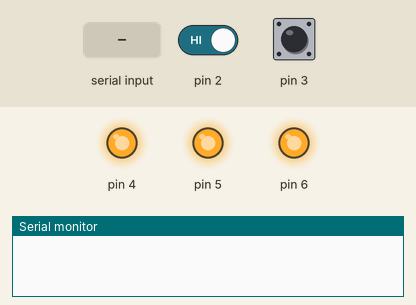
This program was run on a simulated Arduino Uno, built with avr-gcc and run on an emulated ATmega328P. Shown: output pins drawn as LEDs (lit = HIGH), the last lines printed to the serial monitor. Dashed ring = blinking. The test bench sets the inputs (shaded band); at power-on: pin 3 HIGH, pin 2 HIGH. Random numbers use the default seed unless the program sets one.

Above: at 1.2 s.
1.3 s: pin 3 pulled LOW for 0.15 s
At 3.2 s:
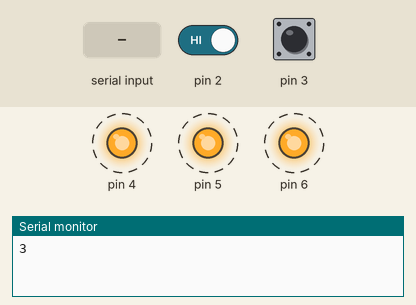
4.4 s: "1\n" received over Serial
At 4.9 s:
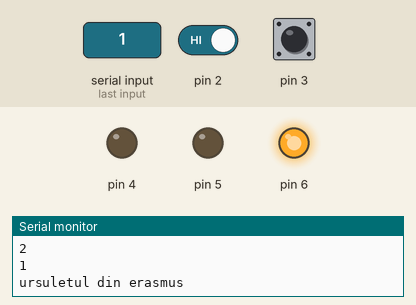
5.9 s: pin 3 pulled LOW for 1 s
At 7.2 s:
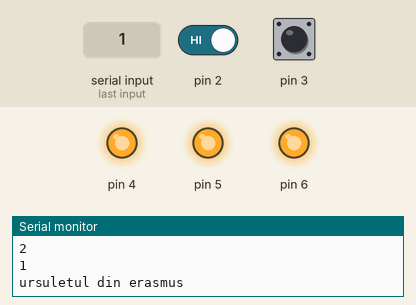
12.5 s: pin 2 driven LOW and pin 3 driven LOW
At 16.0 s:
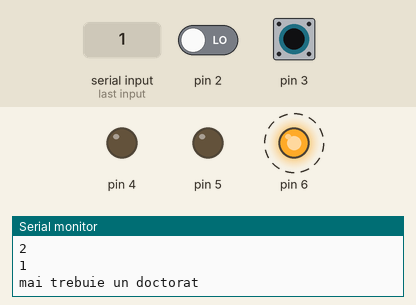
Timing chart, 0 to 44.7 s (numbered marks = the images above; inputs shaded):
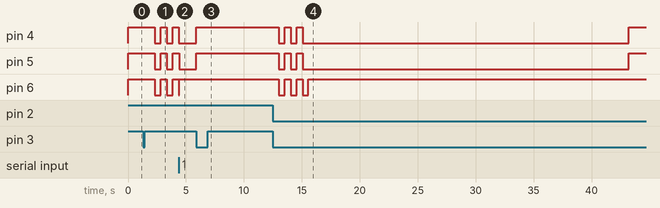

The program:

main.cpp
```cpp
#include <Arduino.h>
#include <Dictionary.h>

volatile uint8_t difficultyLevel = 0;
uint8_t lastDifficultyLevel = 0, letterIndex = 0, lastCorrectIndex = 0, correctCount = 0;
volatile uint16_t gameStartMs = 0;
uint16_t lastBlinkMs = 0, lastCountMs = 0, lastWordMs = 0;
volatile uint32_t debounceDifficultyButton = millis(), debounceStartButton = millis();
volatile bool hasGameStarted = false;
bool isLEDOn = false, lastWordCorrect = true, forceNewWord = false;
char wordBuffer[MAX_DICT_SIZE];

// Made this a separate function as the same logic
// will be used when the timer runs out or inside the interrupt.
void resetCountersAfterGame() {
  gameStartMs = lastWordMs = lastCountMs = correctCount = 0;
  hasGameStarted = false;
}

// Should only be called in the interrupt. It will change the difficulty setting.
void handleDifficultyButton() {
  // We should not change difficulty mid-game
  if (hasGameStarted)
    return;

  if (millis() - debounceDifficultyButton < DEBOUNCE_TIME)
    return;

  difficultyLevel = (difficultyLevel + 1) % 3;
  debounceDifficultyButton = millis();
}

void handleStartButton() {
  if (millis() - debounceStartButton < DEBOUNCE_TIME)
    return;

  if (hasGameStarted)
    resetCountersAfterGame();
  else
    hasGameStarted = true;
  debounceStartButton = millis();
}

ISR(TIMER2_COMPA_vect) {
  TCNT1 = TIMER_COMPARE_VAL;

  if (!hasGameStarted)
    return;

  gameStartMs++;

  if (gameStartMs < GAME_LENGTH + START_LENGTH)
    return;

  gameStartMs = 0;
  hasGameStarted = false;
}

void setup() {
  pinMode(RED_RGB, OUTPUT);
  pinMode(GREEN_RGB, OUTPUT);
  pinMode(BLUE_RGB, OUTPUT);
  pinMode(START_BTN, INPUT_PULLUP);
  pinMode(DIFFICULTY_BTN, INPUT_PULLUP);

  // Pin 0 is empty, background noise will act as our seed.
  randomSeed(analogRead(0));

  // During stand-by, the RGB LED will be white.
  digitalWrite(RED_RGB, HIGH);
  digitalWrite(GREEN_RGB, HIGH);
  digitalWrite(BLUE_RGB, HIGH);

  Serial.begin(9600);

  attachInterrupt(digitalPinToInterrupt(DIFFICULTY_BTN), handleDifficultyButton, FALLING);
  attachInterrupt(digitalPinToInterrupt(START_BTN), handleStartButton, FALLING);

  // Preventing timer from triggering during setup
  noInterrupts();

  // Source: https://dronebotworkshop.com/interrupts
  TCCR2A = 0;
  TCCR2B = 0;

  TCNT2 = TIMER_COMPARE_VAL;
  TCCR2B |= (1 << CS22);
  //TCCR1B &= ~((1 << CS12) | (1 << CS10));
  TIMSK2 |= (1 << OCIE2A);

  interrupts();
}

// Keeps track of difficulty level changes and shows their corresponding message.
void showDifficultyMessage() {
  if (lastDifficultyLevel == difficultyLevel)
    return;

  Serial.println(difficultyMessages[difficultyLevel]);
  lastDifficultyLevel = difficultyLevel;
}

void handleStartAnimation() {
  if (!hasGameStarted) {
    digitalWrite(RED_RGB, HIGH);
    digitalWrite(GREEN_RGB, HIGH);
    digitalWrite(BLUE_RGB, HIGH);
    return;
  }

  // Only play the blinking animation before the game starts
  if (gameStartMs > START_LENGTH)
    return;

  if (gameStartMs - lastBlinkMs >= BLINK_LENGTH) {
    lastBlinkMs = gameStartMs;
    isLEDOn = !isLEDOn;
    digitalWrite(RED_RGB, isLEDOn ? HIGH : LOW);
    digitalWrite(GREEN_RGB, isLEDOn ? HIGH : LOW);
    digitalWrite(BLUE_RGB, isLEDOn ? HIGH : LOW);
  }

  if (gameStartMs - lastCountMs >= 1000) {
    Serial.println(4 - gameStartMs / 1000, DEC);
    lastCountMs = gameStartMs;
  }
}

void handleGameWordPrint() {
  if (gameStartMs < START_LENGTH)
    return;

  if ((lastWordMs != 0 && gameStartMs - lastWordMs < difficultyDelay[difficultyLevel]) && !forceNewWord)
    return;

  if (lastWordMs != 0 && !forceNewWord)
    lastWordCorrect = false;

  forceNewWord = false;
  uint8_t wordIndex = random(dictionaryCount);
  strcpy_P(wordBuffer, (PGM_P) dictionary[wordIndex]);
  Serial.print("\n");
  Serial.println(wordBuffer);
  lastWordMs = gameStartMs;
  lastCorrectIndex = letterIndex = 0;
}

void handleGameEnd() {
  if (gameStartMs < GAME_LENGTH)
    return;

  // In case the user is still typing the last word
  Serial.print("\n");
  Serial.print(correctCount, DEC);
  Serial.print(" cuvinte corecte\n");

  resetCountersAfterGame();
}

void handleWordValidationLED() {
  if (gameStartMs <= START_LENGTH)
    return;

  digitalWrite(RED_RGB, lastWordCorrect ? LOW : HIGH);
  digitalWrite(GREEN_RGB, lastWordCorrect ? HIGH : LOW);
  digitalWrite(BLUE_RGB, LOW);
}

void handleInput() {
  if (!Serial.available() || !hasGameStarted)
    return;

  int incomingByte = Serial.read();
  if (incomingByte == -1)
    return;

   if (incomingByte == '\b') {
    letterIndex = letterIndex ? letterIndex - 1 : 0;
    return;
   }

  // We can't just backspace one character and keep typing.
  if (letterIndex && letterIndex - 1 > lastCorrectIndex) {
    // Won't cause overflows since lastCorrectIndex will always be shorter
    letterIndex++;
    return;
  }

  if (wordBuffer[letterIndex++] != incomingByte) {
    lastWordCorrect = false;
    return;
  }

  lastCorrectIndex = letterIndex - 1;

  if (wordBuffer[letterIndex] == '\0') {
    lastWordCorrect = true;
    forceNewWord = true;
    correctCount++;
  }
}

void loop() {
  showDifficultyMessage();
  handleStartAnimation();
  handleGameWordPrint();
  handleWordValidationLED();
  handleInput();
  handleGameEnd();
}
```

Measured:
- after the input at 1.3 s, pin 4–6: alternates HIGH for 0.51 s and LOW for 0.51 s, starting after 1.0 s
- after the input at 4.4 s, pin 5: HIGH → LOW at once; pin 6: LOW → HIGH at once
- after the input at 5.9 s, pin 4, pin 5: LOW → HIGH at once
- after the input at 12.5 s, pin 4, pin 5: goes LOW 0.51 s, HIGH 0.51 s, LOW 0.51 s, HIGH 0.51 s, LOW 28.2 s, then HIGH, starting after 0.51 s; pin 6: alternates HIGH for 0.51 s and LOW for 0.51 s, 6 changes in all, then stays HIGH, starting after 0.51 s
